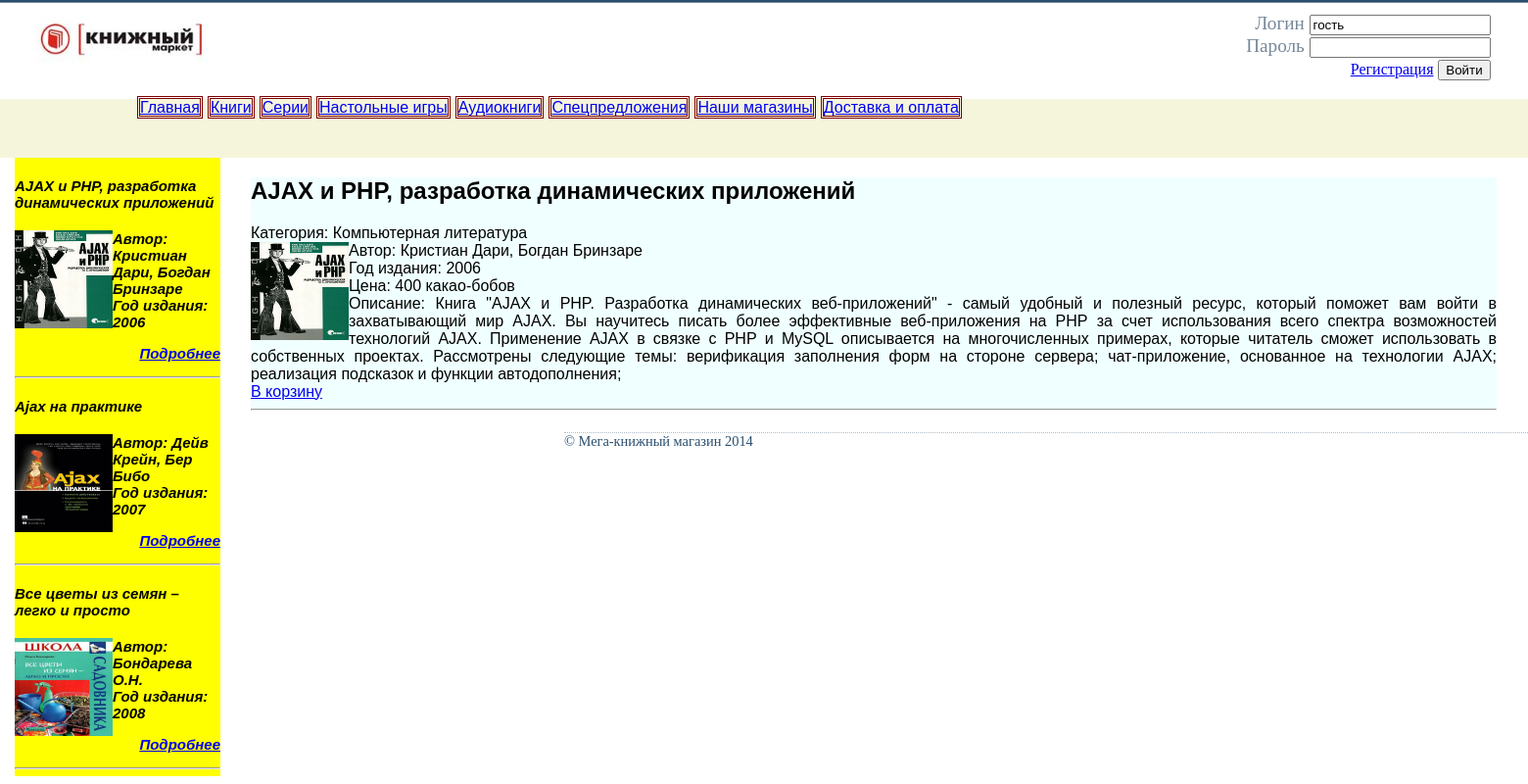
Page /index.php?bookid=2 on the committed database.
### tables this page shows
CREATE TABLE books(
                    	id INTEGER PRIMARY KEY AUTOINCREMENT,
                        author TEXT,
                    	title TEXT,
                        pubyear INTEGER,
                        price INTEGER,
                        image TEXT,
                    	category INTEGER,
                    	description TEXT
                    );

### inc/headers.inc.php (called while the page is built, shortened)
<?php
    include "/dao/LibraryDB.class.php";
    $libraryDB = new LibraryDB("dao/db/");
    if (!empty($_GET['bookid']))
        $bookId = clearStr($_GET['bookid']);
?>

### dao/LibraryDB.class.php (called while the page is built, shortened)
<?php
    class LibraryDB {
        protected $db;
        function __construct($path){
            if (is_file($path.self::DB_NAME)){
                $this->db = new SQLite3($path.self::DB_NAME);
            }
        }
        function getBooks(){
            $sql = "SELECT books.id as id, author, title, pubyear, price, image, category.name as category, description
                    FROM books, category
                    WHERE books.category = category.id";
            $result = $this->db->query($sql);
            if ($result){
                $allBooks = array();
                while($book = $result->fetchArray(SQLITE3_ASSOC)){
                    $allBooks[] = $book;
                }
                return $allBooks;
            }
            return false;
        }
        function getBooksById($id){
            $sql = "SELECT books.id as id, author, title, pubyear, price, image, category.name as category, description
                    FROM books, category
                    WHERE books.category = category.id AND books.id IN ($id)";
            $result = $this->db->query($sql);
            if ($result){
                $allBooks = array();
                while($book = $result->fetchArray(SQLITE3_ASSOC)){
                    $allBooks[] = $book;
                }
                return $allBooks;
            }
            return false;
        }
    }
?>

### inc/getRandomBooks.php (the view)
<?php
        if ($books = $libraryDB->getBooks()){
            $booksIds = array();
            foreach($books as $book)
                $booksIds[] = $book['id'];
            if (count($booksIds) > 3){
                $maxId = $booksIds[count($booksIds) - 1];
                $randId = array();
                for ($i = 0; $i < 3; ){
                    $number = rand(1, $maxId);
                    if ((array_search($number, $booksIds) !== false) && (array_search($number, $randId) === false)){
                        $randId[] = $number;
                        $i++;
                    }
                }
                $booksIds = $randId;
            }
                foreach($books as $book){
                    if (array_search($book['id'], $booksIds) !== false){
                    $id = $book['id'];
                    $author = $book['author'];
                    $title = $book['title'];
                    $pubyear = $book['pubyear'];
                    $image = $book['image'];
                    echo <<<BOOK
                    <div id="randBook">
                        <h4>$title</h4>
                        <img src="$image" alt="$image" height="100" width="100" align="left"/>
                        Автор: $author<br>
                        Год издания: $pubyear<br>
                    </div>
                    <p align="right"><a href="{$_SERVER['SCRIPT_NAME']}?bookid=$id">Подробнее</a></p>
                    <hr>
BOOK;
                    }
                }
        }else
            echo "Произошла ошибка при выборке книг из базы";
?>

### inc/showBook.php (shortened to what this page needs)
<?php
    $item = $libraryDB->getBooksById($bookId);
    if (!$item)
        echo "Извините такой книги нету";
    else{
            $book = $item[0];
            $id = $book['id'];
            $author = $book['author'];
            $title = $book['title'];
            $pubyear = $book['pubyear'];
            $price = $book['price'];
            $image = $book['image'];
            $category = $book['category'];
            $description = nl2br($book['description']);
            echo <<<BOOK
            <div id="selectedBook">
                <h2>$title</h2>
                Категория: $category<br>
                <img src="$image" alt="$image" height="100" width="100" align="left"/>
                Автор: $author<br>
                Год издания: $pubyear<br>
                Цена: $price какао-бобов<br>
                Описание: $description<br>
                <span align="right"><a href="javascript:addToBasket($id)">В корзину</a></span>
            </div>
            <hr>
BOOK;
    }
?>

### inc/style.css (style rules this page uses)
body { margin: 0; padding: 0; background-color: #FFFFFF; color: #000000; font-family: Arial, Helvetica, sans-serif; border-top: 2px solid #2A4F6F; }

### rows in the picture
books: title "AJAX и PHP, разработка динамических приложений", image (picture), author "Кристиан Дари, Богдан Бринзаре", pubyear "2006", price "400", description "Книга \"AJAX и PHP. Разработка динамических веб-приложений\" - самый удобный и полезный ресурс, который поможет вам войти в захватывающий мир AJAX. Вы научитесь писать более эффективные веб-приложения на РНР за счет использования всего спектра возможностей технологий AJAX. Применение AJAX в связке с РНР и MySQL описывается на многочисленных примерах, которые читатель сможет использовать в собственных проектах. Рассмотрены следующие темы: верификация заполнения форм на стороне сервера; чат-приложение, основанное на технологии AJAX; реализация подсказок и функции автодополнения;"
books: title "Ajax на практике", image (picture), author "Дейв Крейн, Бер Бибо", pubyear "2007"
books: title "Все цветы из семян – легко и просто", image (picture), author "Бондарева О.Н.", pubyear "2008"

### other values in the picture
$item['link'] "Главная"
$item['link'] "Книги"
$item['link'] "Серии"
$item['link'] "Настольные игры"
$item['link'] "Аудиокниги"
$item['link'] "Спецпредложения"
$item['link'] "Наши магазины"
$item['link'] "Доставка и оплата"
$category "Компьютерная литература"
